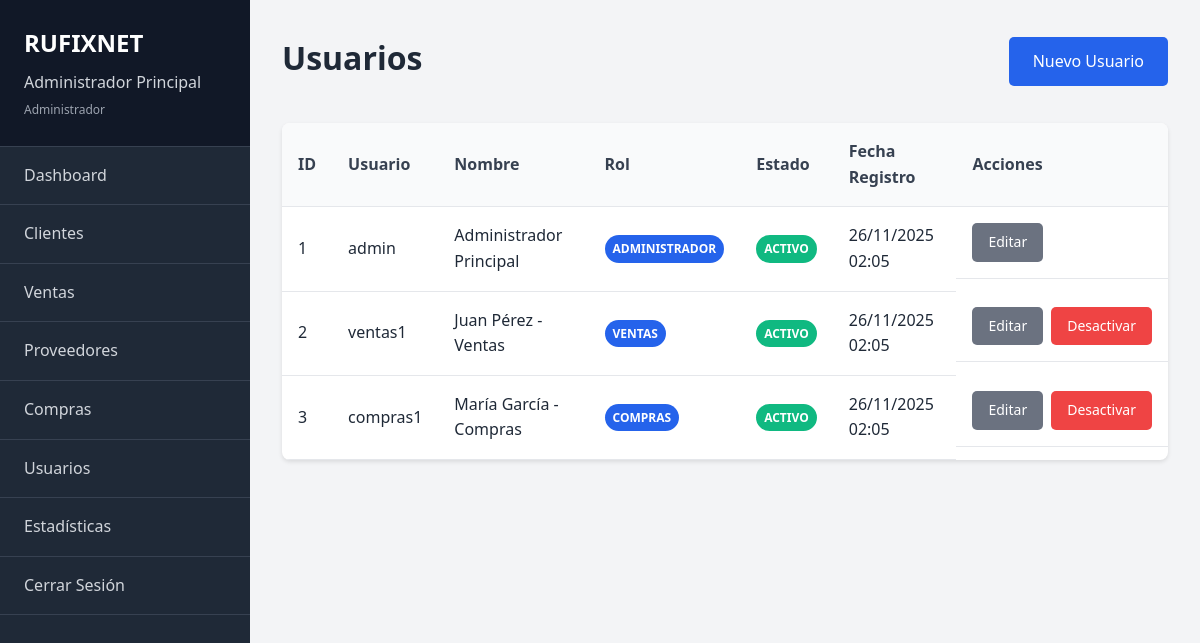
The app's page /modules/usuarios/index.php (signed in) with its own data.
### tables this page shows
CREATE TABLE usuarios (
    id INT AUTO_INCREMENT PRIMARY KEY,
    username VARCHAR(50) UNIQUE NOT NULL,
    password VARCHAR(255) NOT NULL,
    nombre VARCHAR(100) NOT NULL,
    rol ENUM('ventas', 'compras', 'admin') NOT NULL,
    activo BOOLEAN DEFAULT TRUE,
    fecha_creacion TIMESTAMP DEFAULT CURRENT_TIMESTAMP
);

### includes/auth.php (called while the page is built, shortened)
<?php
function getRoleName($role) {
    $roles = [
        'admin' => 'Administrador',
        'ventas' => 'Ventas',
        'compras' => 'Compras'
    ];
    return $roles[$role] ?? $role;
}
?>

### includes/config.php (called while the page is built, shortened)
<?php
function formatDate($date) {
    return date('d/m/Y H:i', strtotime($date));
}
?>

### modules/usuarios/index.php (the view, shortened to what this page needs)
<?php
include '../../includes/config.php';
include '../../includes/auth.php';
include '../../includes/header.php';
include '../../includes/sidebar.php';
$sql = "SELECT id, username, nombre, rol, activo, fecha_creacion FROM usuarios ORDER BY fecha_creacion DESC";
$usuarios = $pdo->query($sql)->fetchAll();
?>
<main class="main-content">
    <div class="content-header">
        <h1>Usuarios</h1>
        <div class="header-actions">
            <a href="crear.php" class="btn btn-primary">Nuevo Usuario</a>
        </div>
    </div>
    <div class="table-container">
        <?php if (empty($usuarios)): ?>
            <div class="empty-state">
                <div class="empty-state-icon">👥</div>
                <h3>No hay usuarios registrados</h3>
                <p>Comienza agregando el primer usuario.</p>
                <a href="crear.php" class="btn btn-primary">Agregar Usuario</a>
            </div>
        <?php else: ?>
            <table class="data-table">
                <thead>
                    <tr>
                        <th>ID</th>
                        <th>Usuario</th>
                        <th>Nombre</th>
                        <th>Rol</th>
                        <th>Estado</th>
                        <th>Fecha Registro</th>
                        <th>Acciones</th>
                    </tr>
                </thead>
                <tbody>
                    <?php foreach ($usuarios as $usuario): ?>
                    <tr>
                        <td><?php echo $usuario['id']; ?></td>
                        <td><?php echo htmlspecialchars($usuario['username']); ?></td>
                        <td><?php echo htmlspecialchars($usuario['nombre']); ?></td>
                        <td>
                            <span class="badge badge-info"><?php echo getRoleName($usuario['rol']); ?></span>
                        </td>
                        <td>
                            <?php if ($usuario['activo']): ?>
                                <span class="badge badge-success">Activo</span>
                            <?php else: ?>
                                <span class="badge badge-error">Inactivo</span>
                            <?php endif; ?>
                        </td>
                        <td><?php echo formatDate($usuario['fecha_creacion']); ?></td>
                        <td class="actions">
                            <a href="editar.php?id=<?php echo $usuario['id']; ?>" class="btn btn-sm btn-secondary">Editar</a>
                            <?php if ($usuario['activo'] && $usuario['id'] != $_SESSION['user_id']): ?>
                                <a href="index.php?delete_id=<?php echo $usuario['id']; ?>" class="btn btn-sm btn-danger" onclick="return confirm('¿Estás seguro de desactivar este usuario?')">Desactivar</a>
                            <?php elseif (!$usuario['activo']): ?>
                                <a href="index.php?activate_id=<?php echo $usuario['id']; ?>" class="btn btn-sm btn-success" onclick="return confirm('¿Estás seguro de activar este usuario?')">Activar</a>
                            <?php endif; ?>
                        </td>
                    </tr>
                    <?php endforeach; ?>
                </tbody>
            </table>
        <?php endif; ?>
    </div>
</main>
<?php include '../../includes/footer.php'; ?>

### css/style.css (style rules this page uses)
:root { --primary-blue: #2563eb; --dark-blue: #1e40af; --light-blue: #dbeafe; --white: #ffffff; --gray-50: #f9fafb; --gray-100: #f3f4f6; --gray-200: #e5e7eb; --gray-300: #d1d5db; --gray-400: #9ca3af; --gray-500: #6b7280; --gray-600: #4b5563; --gray-700: #374151; --gray-800: #1f2937; --gray-900: #111827; --success: #10b981; --warning: #f59e0b; --error: #ef4444; }
* { margin: 0; padding: 0; box-sizing: border-box; }
body { font-family: 'Segoe UI', Tahoma, Geneva, Verdana, sans-serif; background-color: var(--gray-100); color: var(--gray-800); line-height: 1.6; }
.btn { display: inline-block; padding: 0.75rem 1.5rem; border: none; border-radius: 5px; font-size: 1rem; font-weight: 500; cursor: pointer; transition: all 0.3s; text-decoration: none; text-align: center; font-family: inherit; }
.btn-primary { background-color: var(--primary-blue); color: var(--white); }
.btn-secondary { background-color: var(--gray-500); color: var(--white); }
.btn-danger { background-color: var(--error); color: var(--white); }
.btn-sm { padding: 0.5rem 1rem; font-size: 0.875rem; }
.main-content { flex: 1; margin-left: 250px; padding: 2rem; transition: margin-left 0.3s; }
.content-header { display: flex; justify-content: between; align-items: center; margin-bottom: 2rem; flex-wrap: wrap; gap: 1rem; }
.content-header h1 { color: var(--gray-800); margin-bottom: 0.5rem; flex: 1; }
.header-actions { display: flex; gap: 1rem; }
.table-container { background: var(--white); border-radius: 8px; box-shadow: 0 2px 4px rgba(0, 0, 0, 0.1); overflow: hidden; }
.data-table { width: 100%; border-collapse: collapse; }
.data-table th, .data-table td { padding: 1rem; text-align: left; border-bottom: 1px solid var(--gray-200); }
.data-table th { background-color: var(--gray-50); font-weight: 600; color: var(--gray-700); }
.data-table .actions { display: flex; gap: 0.5rem; }
.badge { display: inline-block; padding: 0.25rem 0.5rem; border-radius: 9999px; font-size: 0.75rem; font-weight: 600; text-transform: uppercase; }
.badge-success { background-color: var(--success); color: white; }
.badge-info { background-color: var(--primary-blue); color: white; }

### records on screen
usuarios: id "1", username "admin", nombre "Administrador Principal", rol "ADMINISTRADOR", activo "ACTIVO", fecha_creacion "26/11/2025 02:05"
usuarios: id "2", username "ventas1", nombre "Juan Pérez - Ventas", rol "VENTAS", activo "ACTIVO", fecha_creacion "26/11/2025 02:05"
usuarios: id "3", username "compras1", nombre "María García - Compras", rol "COMPRAS", activo "ACTIVO", fecha_creacion "26/11/2025 02:05"

### other values on screen
$_SESSION['user_name'] "Administrador Principal"
getRoleName($_SESSION['user_role']) "Administrador"
